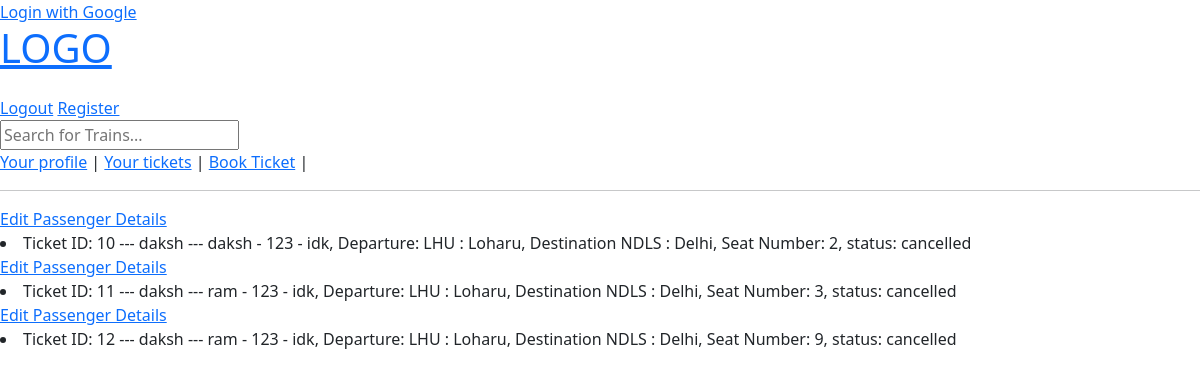
The page /my_tickets/ (signed in) on the database its author committed.
### tickets/models.py (models this page shows)
class Ticket(models.Model):
    user = models.ForeignKey(User, on_delete=models.CASCADE, null=True)
    trainRun = models.ForeignKey(TrainRun, on_delete=models.CASCADE)
    date = models.DateField(null=True)
    departure_station = models.ForeignKey(Station, on_delete=models.CASCADE, related_name='departure_tickets')
    destination_station = models.ForeignKey(Station, on_delete=models.CASCADE, related_name='destination_tickets')
    booking_time = models.DateTimeField(auto_now_add=True)
    passenger = models.OneToOneField(Passenger, on_delete=models.CASCADE, null=True, related_name='tickets')
    seatNumber = models.PositiveIntegerField(null=False, default=0)
    status = models.CharField(max_length=10, null=True)
    def __str__(self):
        return f"Ticket ID: {self.id} --- {self.user} --- {self.passenger} - {self.trainRun.train}, Departure: {self.departure_station}, Destination {self.destination_station}, Seat Number: {self.seatNumber}, status: {self.status}"

class Passenger(models.Model):
    genderChoices = (
        ('M', 'Male'),
        ('F', 'Female'),
    )
    name = models.CharField(max_length=100)
    age = models.PositiveSmallIntegerField()
    gender = models.CharField(max_length=1, choices=genderChoices)
    ticket = models.ForeignKey('Ticket', on_delete=models.CASCADE, null=True, blank=True, related_name='passengers')
    def __str__(self):
        return f'{self.name}'

### users/models.py (models this page shows)
class User(AbstractUser):
    is_customer = models.BooleanField('is_customer', default=True)
    is_staff = models.BooleanField('is_staff', default=False)
    def __str__(self):
        return self.username

### trains/models.py (models this page shows, shortened)
class TrainRun(models.Model):
    train = models.ForeignKey(Train, on_delete=models.CASCADE, related_name='train_runs')
    departure_date = models.DateField()
    arrival_date = models.DateField()
    numberOfAvailableSeats = models.IntegerField(default=12)

class Train(models.Model):
    trainNumber = models.IntegerField(unique=True)
    trainName = models.CharField(max_length=100)
    source = models.ForeignKey(Station, on_delete=models.CASCADE, related_name='source')
    departureTime = models.TimeField(null=True)
    destination = models.ForeignKey(Station, on_delete=models.CASCADE, related_name='destination')
    arrivalTime = models.TimeField(null=True)
    daysOfJourney = models.PositiveIntegerField(null=True)
    totalDistance = models.IntegerField()
    numberOfSeats = models.PositiveIntegerField()
    daysOfWeek = models.ManyToManyField(Day, help_text='Select the days of the week', blank=True)
    baseFare = models.DecimalField(null=True, decimal_places=2, max_digits=10)
    farePerKilometre = models.DecimalField(null=True, decimal_places=2, max_digits=10)
    numberOfStops = models.IntegerField(default=0)
    def __str__(self):
        return f"{self.trainNumber} - {self.trainName}"

### stations/models.py (models this page shows)
class Station(models.Model):
    stationName = models.CharField(max_length=100)
    stationCode = models.CharField(max_length=5, unique=True)
    def __str__(self):
        return f'{self.stationCode} : {self.stationName}'

### base/views.py (the view)
# urls.py: path("my_tickets/", base_views.MyTicketsView, name='my-tickets'),
@login_required(login_url='accounts/login/')
def MyTicketsView(request):
    user = request.user
    tickets = Ticket.objects.filter(user=user)
    context = {'tickets': tickets}
    return render(request, 'base/my_tickets.html', context)

### base/templates/base/my_tickets.html (shortened to what this page needs)
{% extends 'main.html' %}
{% block content %}
{% for ticket in tickets %}
<a href="{% url 'edit-passenger-details' ticket.passenger.id %}">Edit Passenger Details</a>
    <li>{{ ticket }}</li>
{% endfor %}
{% endblock content %}

### rows shown on the page
Ticket: id+user+passenger "Ticket ID: 10 --- daksh --- daksh - 123 - idk, Departure: LHU : Loharu, Destination NDLS : Delhi, Seat Number: 2, status: cancelled"
Ticket: id+user+passenger "Ticket ID: 11 --- daksh --- ram - 123 - idk, Departure: LHU : Loharu, Destination NDLS : Delhi, Seat Number: 3, status: cancelled"
Ticket: id+user+passenger "Ticket ID: 12 --- daksh --- ram - 123 - idk, Departure: LHU : Loharu, Destination NDLS : Delhi, Seat Number: 9, status: cancelled"
